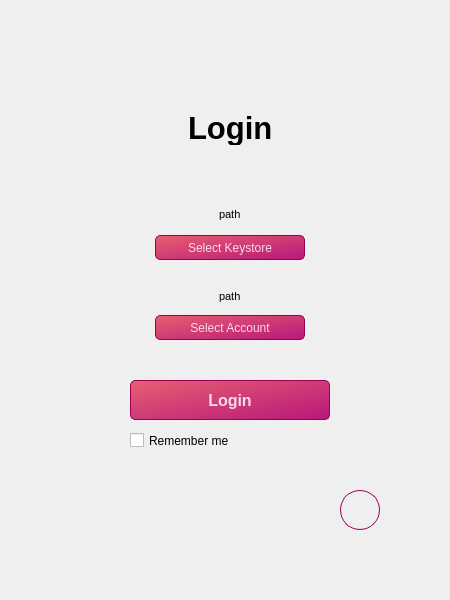
<?xml version="1.0" encoding="UTF-8"?>
<ui version="4.0">
 <class>LoginWindow</class>
 <widget class="QWidget" name="LoginWindow">
  <property name="geometry">
   <rect>
    <x>0</x>
    <y>0</y>
    <width>450</width>
    <height>600</height>
   </rect>
  </property>
  <property name="windowTitle">
   <string>Form</string>
  </property>
  <widget class="QWidget" name="widget" native="true">
   <property name="geometry">
    <rect>
     <x>30</x>
     <y>30</y>
     <width>400</width>
     <height>550</height>
    </rect>
   </property>
   <property name="styleSheet">
    <string notr="true">QPushButton {
background-color: qlineargradient(spread:pad, x1:0, y1:0, x2:1, y2:1, stop:0 rgba(230, 80, 100, 230), stop:1 rgba(180, 0, 110, 230));
color:rgba(255,255,255,210);
border:1px solid rgba(150,0,85,255);
border-radius:5px;
}
QPushButton:hover {
background-color: qlineargradient(spread:pad, x1:0, y1:0, x2:1, y2:1, stop:0 rgba(250, 100, 120, 230), stop:1 rgba(200, 20, 130, 230));
}
QPushButton:pressed {
padding-left:5px;
padding-top:5px;
}
QCheckBox#remCheckBox:hover{
background-color:rgba(0,0,0,0);
}</string>
   </property>
   <widget class="QLabel" name="loginpanelLabel">
    <property name="geometry">
     <rect>
      <x>25</x>
      <y>25</y>
      <width>350</width>
      <height>500</height>
     </rect>
    </property>
    <property name="styleSheet">
     <string notr="true">border-image: url(:/images/Assets/background.jpg);
border-radius:20px;
</string>
    </property>
    <property name="text">
     <string/>
    </property>
   </widget>
   <widget class="QLabel" name="registerLabel">
    <property name="geometry">
     <rect>
      <x>158</x>
      <y>80</y>
      <width>85</width>
      <height>35</height>
     </rect>
    </property>
    <property name="font">
     <font>
      <pointsize>23</pointsize>
      <weight>75</weight>
      <bold>true</bold>
     </font>
    </property>
    <property name="text">
     <string>Login</string>
    </property>
   </widget>
   <widget class="QPushButton" name="logButton">
    <property name="geometry">
     <rect>
      <x>100</x>
      <y>350</y>
      <width>200</width>
      <height>40</height>
     </rect>
    </property>
    <property name="font">
     <font>
      <pointsize>12</pointsize>
      <weight>75</weight>
      <bold>true</bold>
     </font>
    </property>
    <property name="text">
     <string>Login</string>
    </property>
   </widget>
   <widget class="QPushButton" name="githubButton">
    <property name="geometry">
     <rect>
      <x>310</x>
      <y>460</y>
      <width>40</width>
      <height>40</height>
     </rect>
    </property>
    <property name="styleSheet">
     <string notr="true">border-image: url(:/images/github-mark-white.png);
border-radius:20px;
background-color:rgba(0,0,0,0);</string>
    </property>
    <property name="text">
     <string/>
    </property>
    <property name="icon">
     <iconset resource="../res.qrc">
      <normaloff>:/images/Assets/github-mark-white.png</normaloff>:/images/Assets/github-mark-white.png</iconset>
    </property>
    <property name="iconSize">
     <size>
      <width>32</width>
      <height>32</height>
     </size>
    </property>
   </widget>
   <widget class="QCheckBox" name="remCheckBox">
    <property name="geometry">
     <rect>
      <x>100</x>
      <y>400</y>
      <width>116</width>
      <height>21</height>
     </rect>
    </property>
    <property name="text">
     <string>Remember me</string>
    </property>
   </widget>
   <widget class="QWidget" name="keystoreWidget" native="true">
    <property name="geometry">
     <rect>
      <x>100</x>
      <y>170</y>
      <width>200</width>
      <height>60</height>
     </rect>
    </property>
    <layout class="QVBoxLayout" name="verticalLayout">
     <property name="leftMargin">
      <number>0</number>
     </property>
     <property name="topMargin">
      <number>0</number>
     </property>
     <property name="rightMargin">
      <number>0</number>
     </property>
     <property name="bottomMargin">
      <number>0</number>
     </property>
     <item alignment="Qt::AlignHCenter">
      <widget class="QLabel" name="keystorePath">
       <property name="font">
        <font>
         <pointsize>8</pointsize>
        </font>
       </property>
       <property name="text">
        <string>path</string>
       </property>
      </widget>
     </item>
     <item alignment="Qt::AlignHCenter">
      <widget class="QPushButton" name="keystoreButton">
       <property name="minimumSize">
        <size>
         <width>150</width>
         <height>25</height>
        </size>
       </property>
       <property name="maximumSize">
        <size>
         <width>150</width>
         <height>16777215</height>
        </size>
       </property>
       <property name="text">
        <string>Select Keystore</string>
       </property>
      </widget>
     </item>
    </layout>
   </widget>
   <widget class="QWidget" name="accountWidget" native="true">
    <property name="geometry">
     <rect>
      <x>100</x>
      <y>250</y>
      <width>200</width>
      <height>60</height>
     </rect>
    </property>
    <layout class="QVBoxLayout" name="verticalLayout_2">
     <property name="spacing">
      <number>3</number>
     </property>
     <property name="leftMargin">
      <number>0</number>
     </property>
     <property name="topMargin">
      <number>0</number>
     </property>
     <property name="rightMargin">
      <number>0</number>
     </property>
     <property name="bottomMargin">
      <number>0</number>
     </property>
     <item alignment="Qt::AlignHCenter">
      <widget class="QLabel" name="accountPath">
       <property name="font">
        <font>
         <pointsize>8</pointsize>
        </font>
       </property>
       <property name="text">
        <string>path</string>
       </property>
      </widget>
     </item>
     <item alignment="Qt::AlignHCenter">
      <widget class="QPushButton" name="accountButton">
       <property name="sizePolicy">
        <sizepolicy hsizetype="Expanding" vsizetype="Fixed">
         <horstretch>0</horstretch>
         <verstretch>0</verstretch>
        </sizepolicy>
       </property>
       <property name="minimumSize">
        <size>
         <width>150</width>
         <height>25</height>
        </size>
       </property>
       <property name="maximumSize">
        <size>
         <width>150</width>
         <height>16777215</height>
        </size>
       </property>
       <property name="text">
        <string>Select Account</string>
       </property>
      </widget>
     </item>
    </layout>
   </widget>
  </widget>
 </widget>
 <resources>
  <include location="../res.qrc"/>
 </resources>
 <connections/>
</ui>
